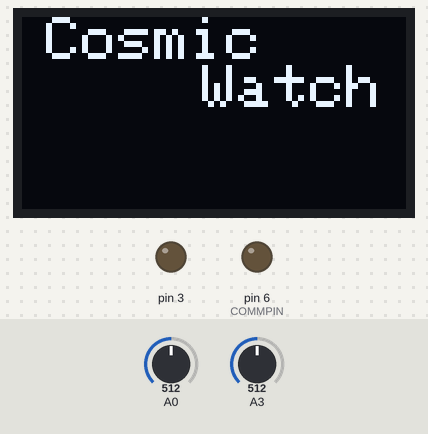
The sketch below on a simulated Arduino Uno, built with avr-gcc and run on an emulated ATmega328P. Parts: 128×64 one-colour display, output pins drawn as LEDs (lit = HIGH). The inputs (shaded band) are chosen by the test bench; at power-on: A0 = 512, A3 = 512. What the sketch prints to the serial monitor is not drawn.

Above: at 2.1 s.
At 5.6 s:
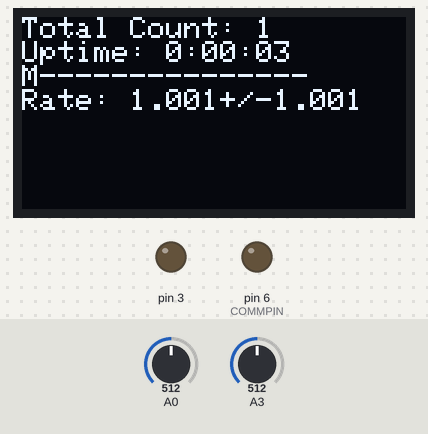
5.7 s: A0 set to 21
At 6.8 s:
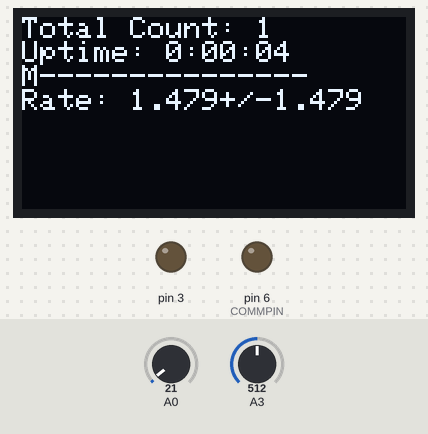
8.7 s: A0 set to 557
At 9.6 s:
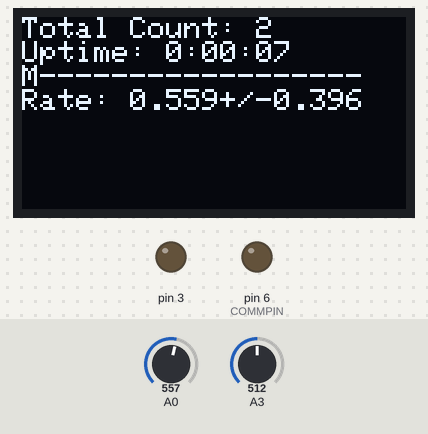
11.5 s: A0 set to 584
Timing chart, 0 to 14.5 s (numbered marks = the images above; inputs shaded):
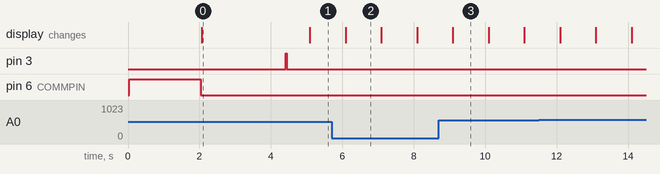

Measured:
- what the display in image 0 shows lasts 3.0 s, from 2.1 s to 5.1 s
- what the display in image 2 shows lasts 1.0 s, from 6.1 s to 7.1 s

The sketch:

OLEDCoincidenceRPI.ino
```cpp
/*
  CosmicWatch Desktop Muon Detector Arduino Code

  This code is used to record data to the built in microSD card reader/writer.

  Questions?
  Spencer N. Axani
  saxani@mit.edu

  Requirements: Sketch->Include->Manage Libraries:
  SPI, EEPROM, SD, and Wire are probably already installed.
  1. Adafruit SSD1306     -- by Adafruit Version 1.0.1
  2. Adafruit GFX Library -- by Adafruit Version 1.0.2
  3. TimerOne             -- by Jesse Tane et al. Version 1.1.0
*/

#include <Adafruit_SSD1306.h>
#include <Adafruit_GFX.h>
#include <TimerOne.h>
#include <Wire.h>
#include <SPI.h>
// #include <SD.h>
#include <EEPROM.h>

// #define SDPIN 10
// SdFile root;
// Sd2Card card;
// SdVolume volume;

// File myFile;
#define OLED_RESET 10
Adafruit_SSD1306 display(OLED_RESET);

#define TIMER_INTERVAL 1000000

const int SIGNAL_THRESHOLD    = 75;        // Min threshold to trigger on
const int RESET_THRESHOLD     = 25;

const int LED_BRIGHTNESS      = 255;         // Brightness of the LED [0,255]

//Calibration fit data for 10k,10k,249,10pf; 20nF,100k,100k, 0,0,57.6k,  1 point
const long double cal[] = {-9.085681659276021e-27, 4.6790804314609205e-23, -1.0317125207013292e-19,
  1.2741066484319192e-16, -9.684460759517656e-14, 4.6937937442284284e-11, -1.4553498837275352e-08,
   2.8216624998078298e-06, -0.000323032620672037, 0.019538631135788468, -0.3774384056850066, 12.324891083404246};

const int cal_max = 1023;

//initialize variables
char detector_name[40];

unsigned long time_stamp                    = 0L;
unsigned long measurement_deadtime          = 0L;
unsigned long time_measurement              = 0L;      // Time stamp
unsigned long interrupt_timer               = 0L;      // Time stamp
int           start_time                    = 0L;      // Start time reference variable
long int      total_deadtime                = 0L;      // total time between signals
unsigned long waiting_t1 = 0L;

unsigned long measurement_t1;
unsigned long measurement_t2;

float temperatureC;


long int      count                         = 0L;         // A tally of the number of muon counts observed
long int      coincident_count = 0;
float         last_adc_value                = 0;
float last_sipm_voltage = 0;
// char          filename[]                    = "File_000.txt";
int           Mode                          = 1;

byte SLAVE;
byte MASTER;
byte coincident_pulse;
byte waiting_for_interrupt = 0;

#define COMMPIN 6

void setup() {
  analogReference (EXTERNAL);
  ADCSRA &= ~(bit (ADPS0) | bit (ADPS1) | bit (ADPS2));    // clear prescaler bits
  //ADCSRA |= bit (ADPS1);                                   // Set prescaler to 4
  ADCSRA |= bit (ADPS0) | bit (ADPS1); // Set prescaler to 8

  display.begin(SSD1306_SWITCHCAPVCC, 0x3C);

  get_detector_name(detector_name);
  pinMode(3, OUTPUT);
  pinMode(COMMPIN, INPUT);

  Serial.begin(9600);
  Serial.setTimeout(3000);

  if (digitalRead(COMMPIN) == HIGH){
     SLAVE = 1;
     MASTER = 0;
     // response: hold high for presence detection, then wait for low
    pinMode(COMMPIN, OUTPUT);
    digitalWrite(COMMPIN, HIGH);
    delay(1000);
    pinMode(COMMPIN, INPUT);
    while(digitalRead(COMMPIN) == HIGH) { continue; }
  }

  else{
     //delay(10);
     MASTER = 1;
    //  SLAVE = 0;
     pinMode(COMMPIN, OUTPUT);
     digitalWrite(COMMPIN,HIGH); // hold high for 1s
     delay(1000);
     pinMode(COMMPIN, INPUT); // check for presence of 2nd detector
     SLAVE = (digitalRead(COMMPIN) == HIGH) ? 1 : 0;
     pinMode(COMMPIN, OUTPUT); // prepare clock sync pulse
     digitalWrite(COMMPIN, HIGH);
     delay(1000);
     digitalWrite(COMMPIN, LOW); // clock sync on falling edge
    }

  start_time = millis();

  display.setRotation(2);         // Upside down screen (0 is right-side-up)
  OpeningScreen();                // Run the splash screen on start-up
  delay(2000);                    // Delay some time to show the logo, and keep the Pin6 HIGH for coincidence
  display.setTextSize(1);

  Timer1.initialize(TIMER_INTERVAL);             // Initialise timer 1
  Timer1.attachInterrupt(timerIsr);              // attach the ISR routine
  // if (!SD.begin(SDPIN)) {
  //   Serial.println(F("SD initialization failed!"));
  //   Serial.println(F("Is there an SD card inserted?"));
  //   panic();
  // }

  // get_Mode();
  // if (Mode == 2) read_from_SD();
  // else if (Mode == 3) remove_all_SD();
  // else{setup_files();}

  // if (MASTER == 1){digitalWrite(6,LOW);}
  analogRead(A0);

  total_deadtime += millis() - start_time;

}

void loop() {
  Serial.println(F("##########################################################################################"));
  Serial.println(F("### CosmicWatch: The Desktop Muon Detector"));
  Serial.println(F("### Questions? saxani@mit.edu"));
  Serial.println(F("### Comp_date Comp_time Event Ardn_time[ms] ADC[0-1023] SiPM[mV] Deadtime[ms] Temp[C] Name"));
  Serial.println(F("##########################################################################################"));
  Serial.println("Device ID: " + (String)detector_name);

  while (1){
    if (analogRead(A0) > SIGNAL_THRESHOLD){
      int adc = analogRead(A0);
      count++;

      if (MASTER == 1) {
          digitalWrite(COMMPIN, HIGH);
      }

      analogRead(A3);

      if (MASTER == 0) {
          if (digitalRead(COMMPIN) == HIGH) {
              coincident_pulse = 1;
              pinMode(COMMPIN, OUTPUT);
              digitalWrite(COMMPIN, HIGH);
          }
      }

      analogRead(A3);

      if (MASTER == 1 && SLAVE == 1){
          pinMode(COMMPIN, INPUT);
          if(digitalRead(COMMPIN) == HIGH) {
            coincident_pulse = 1;
          }
          pinMode(COMMPIN, OUTPUT);
      }

      analogRead(A3);

      if(MASTER == 0) {
        pinMode(COMMPIN, INPUT);
      }

      if(coincident_pulse == 1){
        int bitrate = 40 * 1000;
        int pulseLength = 1000000 / bitrate;
        //assemble 32 bit number to send to RPI
        /*
        32 bit int looks like:
        0000 0000 0000 0000 0000 0000 0000 0000

        For testing purposes, we will send this 32 bit number:
        4000, 357, 1000.
        12 bits, 10 bits, 10 bits,
        */
        uint32_t testInt1 = 4000<<20; //111110100000
        uint32_t testInt2 = 357<<10; //101100101
        uint32_t testInt3 = 1000; // 1111101000
        uint32_t dataOut = testInt3 | testInt2 | testInt1; //
        pinMode(COMMPIN, OUTPUT);
        digitalWrite(COMMPIN, 1);
        delayMicroseconds(100);
        pinMode(COMMPIN, INPUT);
        while(digitalRead(COMMPIN) == HIGH){continue;}
        //Send Data
        pinMode(COMMPIN, OUTPUT);
        for(int i = 0; i<32; i++){
          digitalWrite(COMMPIN, dataOut>>(31-i) & 1);
          delayMicroseconds(pulseLength);
        }
      }

      measurement_deadtime = total_deadtime;
      time_stamp = millis() - start_time;
      measurement_t1 = micros();

      coincident_count += coincident_pulse;

      temperatureC = (((analogRead(A3)+analogRead(A3)+analogRead(A3))/3. * (3300./1024)) - 500)/10. ;

      if((interrupt_timer + 1000 - millis()) < 15){
          waiting_t1 = millis();
          waiting_for_interrupt = 1;
          delay(30);
          waiting_for_interrupt = 0;}

      digitalWrite(6, LOW);
      analogWrite(3, LED_BRIGHTNESS);
      Serial.println((String)count + " " + time_stamp+ " " + adc+ " " + get_sipm_voltage(adc)+ " " + measurement_deadtime+ " " + temperatureC + " " + coincident_pulse);
      // myFile.println((String)count + " " + time_stamp+ " " + adc+ " " + get_sipm_voltage(adc)+ " " + measurement_deadtime+ " " + temperatureC + " " + coincident_pulse);
      // myFile.flush();

      last_adc_value = adc;
      last_sipm_voltage = get_sipm_voltage(adc);

      coincident_pulse = 0;
      digitalWrite(3, LOW);
      while(analogRead(A0) > RESET_THRESHOLD){continue;}

      total_deadtime += (micros() - measurement_t1) / 1000.;
    }
  }
}

void timerIsr()
{
  interrupts();
  interrupt_timer = millis();
  if (waiting_for_interrupt == 1) {
      total_deadtime += (millis() - waiting_t1);}
  waiting_for_interrupt = 0;
  get_time();
}

void get_time()
{
  unsigned long int OLED_t1             = micros();
  float count_average                   = 0;
  float count_std                       = 0;
  float lcount = SLAVE ? coincident_count : count;

  if (lcount > 0.) {
      count_average   = lcount / ((interrupt_timer - start_time - total_deadtime) / 1000.);
      count_std       = sqrt(lcount) / ((interrupt_timer - start_time - total_deadtime) / 1000.);}
  else {
      count_average   = 0;
      count_std       = 0;}

  display.setCursor(0, 0);
  display.clearDisplay();
  if(SLAVE) {
    display.print(F("Count: "));
    display.print(coincident_count);
    display.print(F(" of "));
    display.println(count);
  } else {
  display.print(F("Total Count: "));
  display.println(count);
  display.print(F("Uptime: "));
  }

  int minutes                 = ((interrupt_timer - start_time) / 1000 / 60) % 60;
  int seconds                 = ((interrupt_timer - start_time) / 1000) % 60;
  char min_char[4];
  char sec_char[4];

  sprintf(min_char, "%02d", minutes);
  sprintf(sec_char, "%02d", seconds);

  display.println((String) ((interrupt_timer - start_time) / 1000 / 3600) + ":" + min_char + ":" + sec_char);

  if (count == 0) {
    display.println("Hi, I'm "+(String)detector_name);
    }
      //if (MASTER == 1) {display.println(F("::---  MASTER   ---::"));}
      //if (SLAVE  == 1) {display.println(F("::---   SLAVE   ---::"));}}

  else{
      if (last_sipm_voltage > 180){
          display.print(F("===---- WOW! ----==="));}
      else{
            if (MASTER == 1) {display.print(F("M"));}
            else {display.print(F("S"));}
            for (int i = 1; i <=  (last_sipm_voltage + 10) / 10; i++) {display.print(F("-"));}}
      display.println(F(""));}

  char tmp_average[4];
  char tmp_std[4];

  int decimals = 2;
  if (count_average < 10) {decimals = 3;}

  dtostrf(count_average, 1, decimals, tmp_average);
  dtostrf(count_std, 1, decimals, tmp_std);

  display.print(F("Rate: "));
  display.print((String)tmp_average);
  display.print(F("+/-"));
  display.println((String)tmp_std);
  display.display();

  total_deadtime                      += (micros() - OLED_t1 +73)/1000.;
}

void OpeningScreen(void)
{
    display.setTextSize(2);
    display.setTextColor(WHITE);
    display.setCursor(8, 0);
    display.clearDisplay();
    display.print(F("Cosmic \n     Watch"));
    display.display();
    display.setTextSize(1);
    display.clearDisplay();
}

float get_sipm_voltage(float adc_value){
  float voltage = 0;
  for (int i = 0; i < (sizeof(cal)/sizeof(float)); i++) {
    voltage += cal[i] * pow(adc_value,(sizeof(cal)/sizeof(float)-i-1));
    }
    return voltage;
}

boolean get_detector_name(char* det_name)
{
    byte ch;                              // byte read from eeprom
    int bytesRead = 0;                    // number of bytes read so far
    ch = EEPROM.read(bytesRead);          // read next byte from eeprom
    det_name[bytesRead] = ch;               // store it into the user buffer
    bytesRead++;                          // increment byte counter

    while ( (ch != 0x00) && (bytesRead < 40) && ((bytesRead) <= 511) )
    {
        ch = EEPROM.read(bytesRead);
        det_name[bytesRead] = ch;           // store it into the user buffer
        bytesRead++;                      // increment byte counter
    }
    if ((ch != 0x00) && (bytesRead >= 1)) {det_name[bytesRead - 1] = 0;}
    return true;
}

void panic(void) {
  analogWrite(3, LED_BRIGHTNESS);
  while(1) { continue; }
}
```
